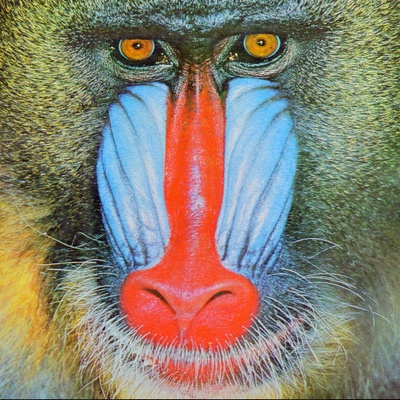
#> input picture Práctica 2/Images/mandrill.jpg, 400 x 400 px, shrunk from 512 x 512 before the run
$ jupyter execute 'Assignment 2. Task 1-2.ipynb'   (older library calls are emulated)
#> lines starting #> are read from the running program, lines starting #| are printed output that depends on the picture; after the words box and inside, x2 and y2 are one past the last pixel; in counts of white or black regions, pixels touching at a corner belong together
# Task 1

Realiza la cuenta de píxeles blancos por filas (en lugar de por columnas). Determina el valor máximo de píxeles blancos para filas, maxfil, mostrando el número de filas y sus respectivas posiciones, con un número de píxeles blancos mayor o igual que 0.95*maxfil.

[cell 1]
# Import necessary libraries
import numpy as np
import matplotlib.pyplot as plt
import cv2

[cell 2]
# Read image from file using OpenCV
img = cv2.imread('./Images/mandrill.jpg')
#> img is the input picture: shape (400, 400, 3); mean B, G, R 113.2, 128.9, 137.4

# Convert the original BGR image (default in OpenCV) to grayscale
gray = cv2.cvtColor(img, cv2.COLOR_BGR2GRAY)

# Apply Canny edge detection with threshold values 100 and 200
canny = cv2.Canny(gray, 100, 200)
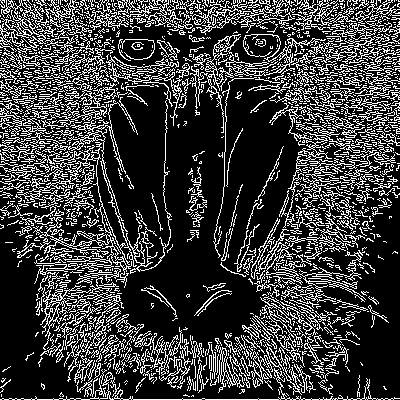
#> canny: shape (400, 400); 23.8% white in thin lines or dots

# Set a threshold value to highlight significant pixel counts (95% of the maximum)
umbral = 0.95

# Create a figure to display the Canny edge image
plt.figure()
plt.subplot(1, 2, 1)  # Create a subplot (1 row, 2 columns, position 1)
plt.axis("off")  # Turn off the axis labels
plt.title("Canny")  # Add title
plt.imshow(canny, cmap='gray')  # Display the Canny edge-detected image in grayscale

# Columns
# Count the number of white pixels (value 255) in each column by summing pixel values per column
col_counts = cv2.reduce(canny, 0, cv2.REDUCE_SUM, dtype=cv2.CV_32SC1)

# Normalize the counts by dividing by the maximum pixel value (255) and the total number of rows
# This results in a value representing the percentage of white pixels per column
cols = col_counts[0] / (255 * canny.shape[1])
#> cols = 400 values, max 0.39 at index 90, min 0.0875 at index 204, mean 0.238

# Find columns where the percentage of white pixels exceeds 95% of the maximum column value
values_above_threshold_col = np.where(cols > umbral * max(cols))[0]
#> values_above_threshold_col = [56, 89, 90, 99]

# Print the number of columns that meet the threshold and their indices
print(f"Number of columns above threshold: {len(values_above_threshold_col)}")
#| Number of columns above threshold: 4
print("Column values above threshold: ", values_above_threshold_col)
#| Column values above threshold:  [56 89 90 99]

# Display a graph of the white pixel percentage per column
plt.figure()
plt.title("Canny Response")  # Add title to the plot
plt.xlabel("Columns")  # Label the x-axis
plt.ylabel("% pixels")  # Label the y-axis
plt.plot(cols)  # Plot the percentage of white pixels for each column
plt.xlim([0, canny.shape[0]])  # Set the x-axis range to match the number of columns

# Rows
# Count the number of white pixels (value 255) in each row by summing pixel values per row
row_counts = cv2.reduce(canny, 1, cv2.REDUCE_SUM, dtype=cv2.CV_32SC1)
#> row_counts = 400 values, max 71400 at index 399, min 6630 at index 397, mean 24230.1

# Normalize the counts by dividing by the maximum pixel value (255) and the total number of columns
# This results in a value representing the percentage of white pixels per row
rows = row_counts[:, 0] / (255 * canny.shape[0])
#> rows = 400 values, max 0.7 at index 399, min 0.065 at index 397, mean 0.238

# Find rows where the percentage of white pixels exceeds 95% of the maximum row value
values_above_threshold_row = np.where(rows > umbral * max(rows))[0]
#> values_above_threshold_row = [399]

# Print the number of rows that meet the threshold and their indices
print(f"Number of rows above threshold: {len(values_above_threshold_row)}")
#| Number of rows above threshold: 1
print("Row values above threshold: ", values_above_threshold_row)
#| Row values above threshold:  [399]

# Display a graph of the white pixel percentage per row
plt.figure()
plt.title("Canny Response")  # Add title to the plot
plt.xlabel("Rows")  # Label the x-axis
plt.ylabel("% pixels")  # Label the y-axis
plt.plot(rows)  # Plot the percentage of white pixels for each row
plt.xlim([0, canny.shape[0]])  # Set the x-axis range to match the number of rows

# Task 2

Aplica umbralizado a la imagen resultante de Sobel (convertida a 8 bits), y posteriormente realiza el conteo por filas y columnas similar al realizado en el ejemplo con la salida de Canny de píxeles no nulos. Calcula el valor máximo de la cuenta por filas y columnas, y determina las filas y columnas por encima del 0.95*máximo. Remarca con alguna primitiva gráfica dichas filas y columnas sobre la imagen. ¿Cómo se comparan los resultados obtenidos a partir de Sobel y Canny?

[cell 3]
# Load the image
img = cv2.imread('./Images/fox.jpg')
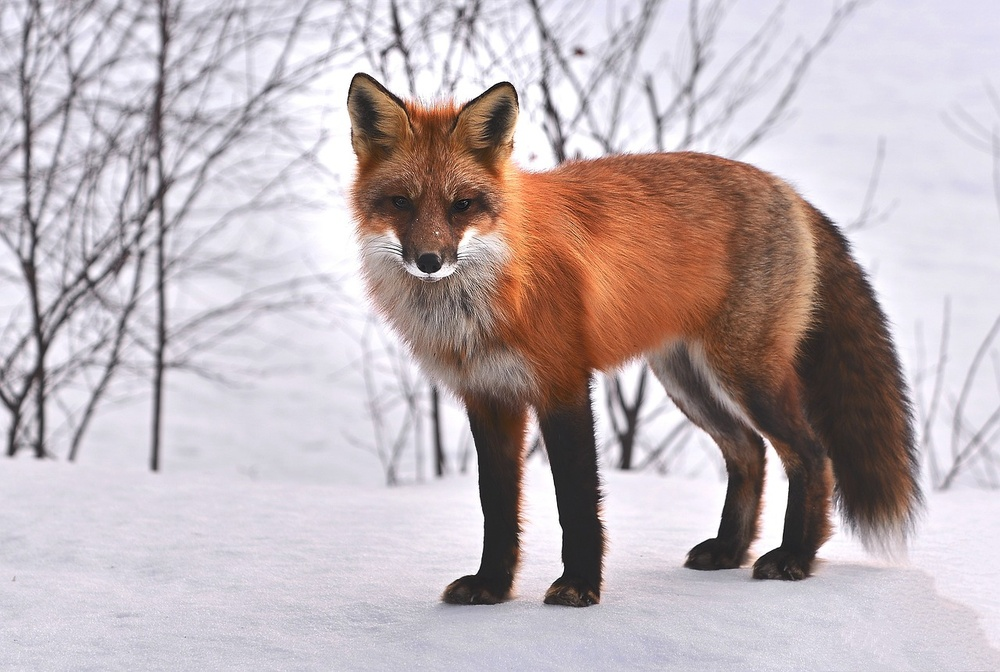
#> input picture Práctica 2/Images/fox.jpg, 1000 x 672 px, shrunk from 1280 x 860 before the run
#> img is the input picture: shape (672, 1000, 3); mean B, G, R 181.3, 178, 190.1

# Convert the image to grayscale
gray = cv2.cvtColor(img, cv2.COLOR_BGR2GRAY)
#> gray: shape (672, 1000)

# Gaussian blur to smooth the original grayscale image and reduce noise
ggray = cv2.GaussianBlur(gray, (3, 3), 0)

# Compute gradients in both horizontal and vertical directions
sobelx = cv2.Sobel(ggray, cv2.CV_64F, 1, 0)  # Gradient in the x-direction (horizontal edges)
sobely = cv2.Sobel(ggray, cv2.CV_64F, 0, 1)  # Gradient in the y-direction (vertical edges)

# Combine both gradient results to get edges in all directions
sobel = cv2.add(sobelx, sobely)

# Visualize the results using matplotlib
plt.figure()
plt.suptitle('Convert to a manageable scale in a grayscale image')

# Display the vertical edges
plt.subplot(1, 3, 1)  # 1 row, 3 columns, 1st subplot
plt.axis("off")  # Turn off axis labels
plt.title('Vertical')  # Title: Vertical edges
# Convert the gradient to a manageable scale for visualization as a grayscale image
plt.imshow(cv2.convertScaleAbs(sobelx), cmap='gray')

# Display the horizontal edges
plt.subplot(1, 3, 2)  # 1 row, 3 columns, 2nd subplot
plt.axis("off")  # Turn off axis labels
plt.title('Horizontal')  # Title: Horizontal edges
# Convert the gradient to a manageable scale for visualization as a grayscale image
plt.imshow(cv2.convertScaleAbs(sobely), cmap='gray')

# Display the combined edges (both vertical and horizontal)
plt.subplot(1, 3, 3)  # 1 row, 3 columns, 3rd subplot
plt.axis("off")  # Turn off axis labels
plt.title('Combined')  # Title: Combined edges
# Convert the combined gradient to a manageable scale for visualization as a grayscale image
plt.imshow(cv2.convertScaleAbs(sobel), cmap='gray')

# Show the figure with the converted results
plt.show()

# Show the gradients without converting scale (direct visualization)
plt.figure()
plt.suptitle('Without converting scale')

# Display the vertical edges without converting scale
plt.subplot(1, 3, 1)  # 1 row, 3 columns, 1st subplot
plt.axis("off")  # Turn off axis labels
plt.title('Vertical')  # Title: Vertical edges
plt.imshow(sobelx, cmap='gray')  # Show without scaling conversion

# Display the horizontal edges without converting scale
plt.subplot(1, 3, 2)  # 1 row, 3 columns, 2nd subplot
plt.axis("off")  # Turn off axis labels
plt.title('Horizontal')  # Title: Horizontal edges
plt.imshow(sobelx, cmap='gray')  # Show without scaling conversion

# Display the combined edges without converting scale
plt.subplot(1, 3, 3)  # 1 row, 3 columns, 3rd subplot
plt.axis("off")  # Turn off axis labels
plt.title('Combined')  # Title: Combined edges
plt.imshow(sobel, cmap='gray')  # Show without scaling conversion

# Show the figure with the unconverted results
plt.show()

# Task 2 Extra

Aplica umbralizado a la imagen resultante de Sobel (valores 0 a 255 y convertida a 8 bits por ejemplo sobel8 = np.uint8(sobel)), y posteriormente realiza el conteo por filas y columnas similar al realizado en el ejemplo con la salida de Canny. Calcula los máximos por filas y columnas, y determina las filas y columnas por encima del 0.95*máximo. Remarca con alguna primitiva gráfica dichas filas y columnas sobre la imagen ¿Cómo se comparan los resultados obtenidos a partir de Sobel y Canny?

[cell 4]
# Load the image using OpenCV
img = cv2.imread('./Images/otter.jpg')
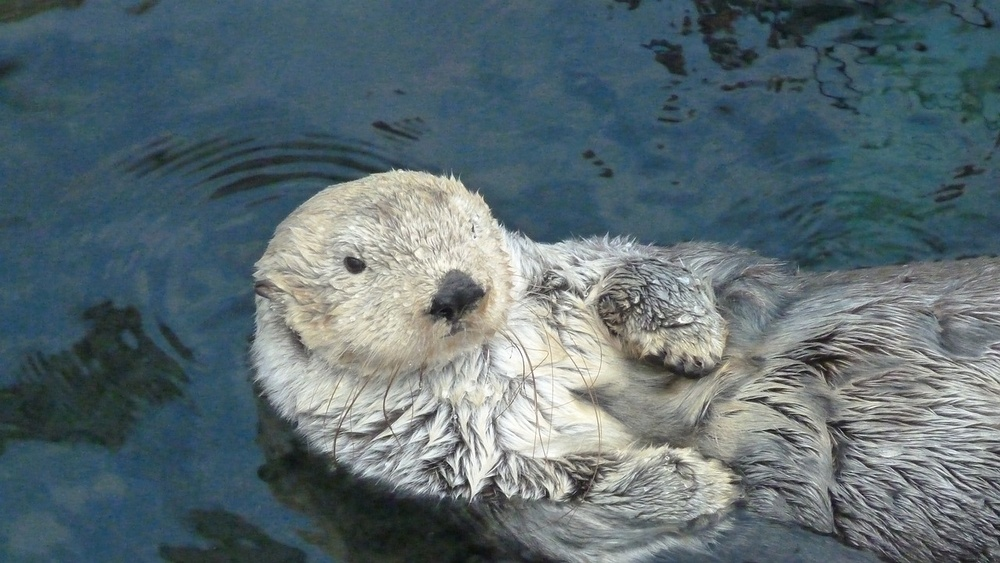
#> input picture Práctica 2/Images/otter.jpg, 1000 x 563 px, shrunk from 1280 x 721 before the run
#> img is the input picture: shape (563, 1000, 3); mean B, G, R 113.9, 108, 92.1

# Convert the image from BGR color space (used by OpenCV) to RGB (used by Matplotlib)
bgr_img = cv2.cvtColor(img, cv2.COLOR_BGR2RGB)

# Plot the original image
plt.figure(figsize=(12, 5))  # Create a figure with size 12x5 inches
plt.subplot(1, 7, 1)  # Create a subplot for the original image (1 row, 7 columns, position 1)
plt.title('Normal')  # Add title to the plot
plt.axis('off')  # Turn off axis
plt.imshow(bgr_img)  # Display the original image in RGB color space

# Convert the original image to grayscale
gray = cv2.cvtColor(img, cv2.COLOR_BGR2GRAY)
#> gray: shape (563, 1000)
plt.subplot(1, 7, 2)  # Create a subplot for the grayscale image (position 2)
plt.title('Gray')  # Add title
plt.axis('off')  # Turn off axis
plt.imshow(gray, cmap='gray')  # Display the grayscale image using a grayscale colormap

# Apply Gaussian blur to the grayscale image to reduce noise
ggray = cv2.GaussianBlur(gray, (3, 3), 0)
#> ggray: shape (563, 1000)

# Apply Sobel operator to detect gradients in x and y directions
sobelx = cv2.Sobel(ggray, cv2.CV_64F, 1, 0)  # Detect gradients in the x-direction
#> sobelx: shape (563, 1000) float64
sobely = cv2.Sobel(ggray, cv2.CV_64F, 0, 1)  # Detect gradients in the y-direction
#> sobely: shape (563, 1000) float64
sobel = cv2.add(sobelx, sobely)  # Combine the x and y gradients
#> sobel: shape (563, 1000) float64
sobel8 = np.uint8(sobel)  # Convert to 8-bit for visualization
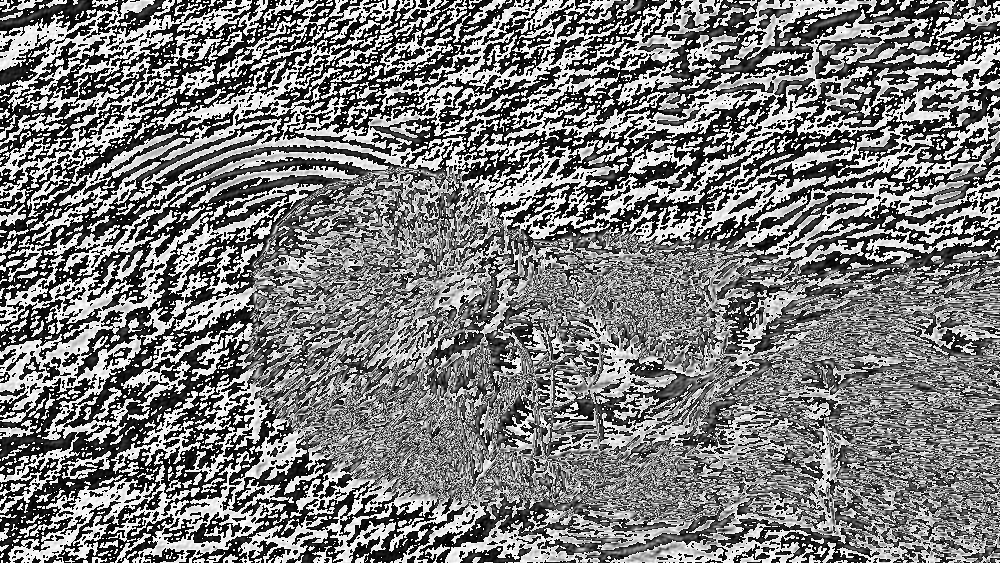
#> sobel8: shape (563, 1000); min 0, max 254, mean 123.2
plt.subplot(1, 7, 3)  # Create a subplot for the Sobel image (position 3)
plt.title('Sobel')  # Add title
plt.axis('off')  # Turn off axis
plt.imshow(sobel8, cmap='gray')  # Display the Sobel image in grayscale

# Apply a binary threshold to the Sobel image
_, umbralImg = cv2.threshold(sobel, 175, 255, cv2.THRESH_BINARY)
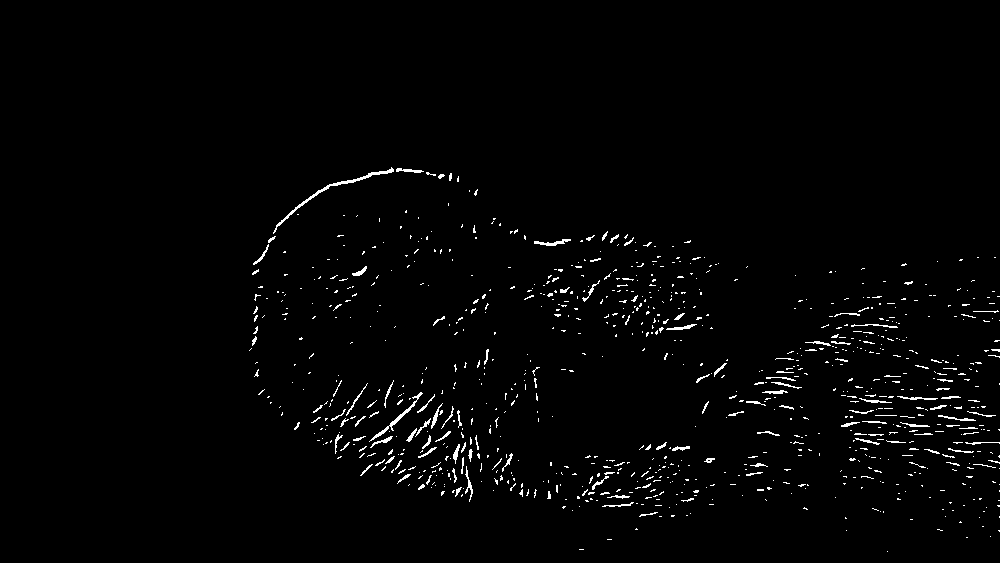
#> umbralImg: shape (563, 1000) float64; 1.6% white in thin lines or dots, all inside (x1, y1, x2, y2) = (249, 167, 1000, 552)
plt.subplot(1, 7, 4)  # Create a subplot for the thresholded image (position 4)
plt.title('Umbral')  # Add title
plt.axis('off')  # Turn off axis
plt.imshow(umbralImg, cmap='gray')  # Display the thresholded image in grayscale

# Calculate the maximum value per row and per column of the thresholded image
max_row = np.max(umbralImg, axis=1)  # Maximum pixel value per row
#> max_row = 563 values, max 255 at index 167, min 0 at index 0, mean 165.3
max_col = np.max(umbralImg, axis=0)  # Maximum pixel value per column
#> max_col = 1000 values, max 255 at index 249, min 0 at index 0, mean 191.2

# Calculate the threshold value for highlighting rows and columns
umbral_val_row = 0.95 * np.max(max_row)  # 95% of the maximum value in the rows
#> umbral_val_row = 242.2
umbral_val_col = 0.95 * np.max(max_col)  # 95% of the maximum value in the columns
#> umbral_val_col = 242.2

# Identify the rows and columns to be highlighted based on the threshold value
rows_highlighted = np.where(max_row > umbral_val_row)[0]  # Rows with values above the threshold
#> rows_highlighted = 365 values from 167 to 551
cols_highlighted = np.where(max_col > umbral_val_col)[0]  # Columns with values above the threshold
#> cols_highlighted = 750 values from 249 to 999

# Draw horizontal lines across the highlighted rows in the original image
for row in rows_highlighted:
    cv2.line(bgr_img, (0, row), (bgr_img.shape[1], row), (255, 0, 0), 1)  # Draw blue line
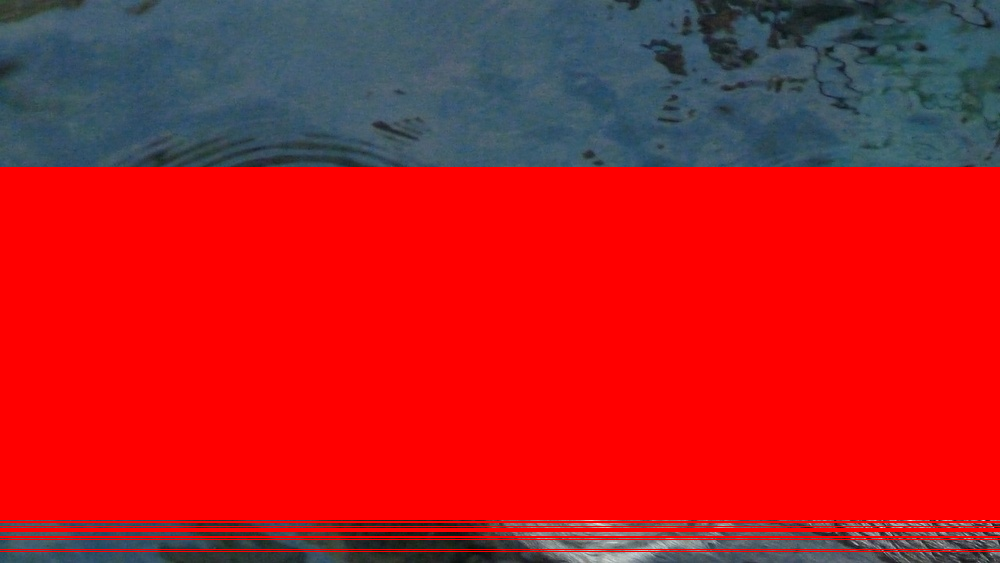
#> bgr_img: shape (563, 1000, 3); mean R, G, B 186, 29.4, 33.9

# Draw vertical lines across the highlighted columns in the original image
for col in cols_highlighted:
    cv2.line(bgr_img, (col, 0), (col, bgr_img.shape[0]), (23, 255, 0), 1)  # Draw green line
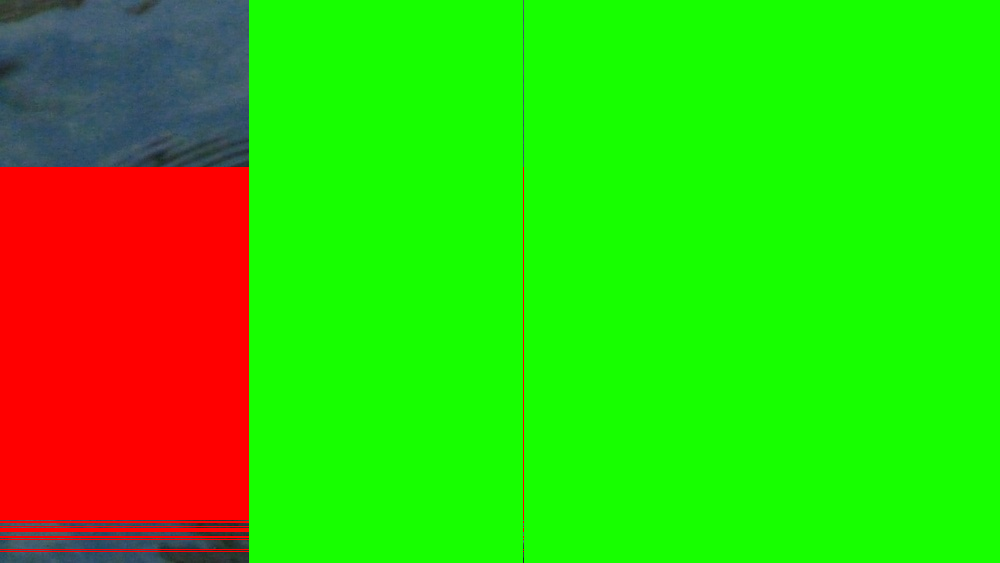
#> bgr_img: shape (563, 1000, 3); mean R, G, B 63.5, 198.4, 8.5

# Display the image with highlighted rows and columns
plt.subplot(1, 7, 5)  # Create a subplot for the highlighted image (position 5)
plt.title("Highlight (r&c)")  # Add title
plt.axis('off')  # Turn off axis
plt.imshow(bgr_img)  # Display the image with highlighted rows and columns

# Perform Canny edge detection on the grayscale image
canny = cv2.Canny(gray, 100, 200)
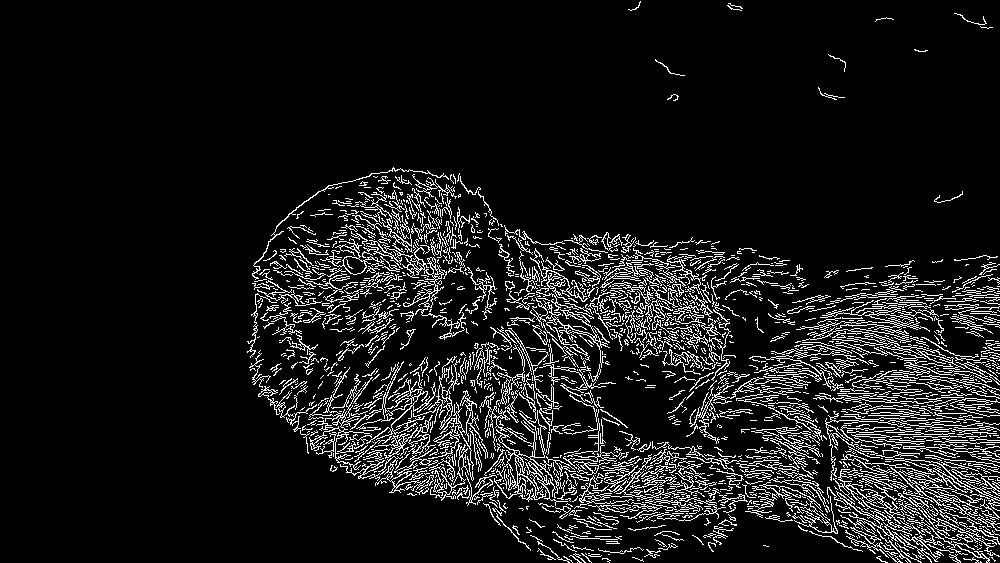
#> canny: shape (563, 1000); 9.5% white in thin lines or dots, all inside (x1, y1, x2, y2) = (247, 1, 1000, 563)

# Count the number of white pixels (edges) in each column of the Canny edge image
col_counts_canny = cv2.reduce(canny, 0, cv2.REDUCE_SUM, dtype=cv2.CV_32SC1).flatten()
#> col_counts_canny = 1000 values, max 27795 at index 904, min 0 at index 0, mean 13568.8
cols_canny = col_counts_canny / (255 * canny.shape[0])  # Normalize the count by the image height
#> cols_canny = 1000 values, max 0.194 at index 904, min 0 at index 0, mean 0.0945

# Count the number of white pixels (edges) in each row of the Canny edge image
row_counts_canny = cv2.reduce(canny, 1, cv2.REDUCE_SUM, dtype=cv2.CV_32SC1).flatten()
#> row_counts_canny = 563 values, max 58650 at index 471, min 0 at index 0, mean 24100.9
rows_canny = row_counts_canny / (255 * canny.shape[1])  # Normalize the count by the image width
#> rows_canny = 563 values, max 0.23 at index 471, min 0 at index 0, mean 0.0945

# Find the columns where the count of white pixels is above 95% of the maximum count
resmax1_canny = np.where(cols_canny >= cols_canny.max() * 0.95)[0]
#> resmax1_canny = [451, 551, 598, 895, 900, 904, 905, 908, 909, 938, 989]

# Find the rows where the count of white pixels is above 95% of the maximum count
resmax2_canny = np.where(rows_canny >= rows_canny.max() * 0.95)[0]
#> resmax2_canny = [318, 457, 471, 473]

# Print the major columns and rows found using Canny edge detection
print("Major columns (Canny):", resmax1_canny)
#| Major columns (Canny): [451 551 598 895 900 904 905 908 909 938 989]
print("Major rows (Canny):", resmax2_canny)
#| Major rows (Canny): [318 457 471 473]

# Plot the results of the Canny edge detection
plt.figure(figsize=(12, 5))  # Create a new figure for the plots

# Plot the percentage of white pixels per column
plt.subplot(1, 3, 1)  # Create a subplot for the columns
plt.title("White pixel count per columns (Canny)")  # Add title
plt.xlabel("Columns")  # Label the x-axis
plt.ylabel("% Pixels")  # Label the y-axis
plt.plot(cols_canny)  # Plot the white pixel count per column
plt.scatter(resmax1_canny, cols_canny[resmax1_canny], c='red', marker='o', label='Highlighted columns (Canny)')
plt.xlim([0, canny.shape[1]])  # Set x-axis limits to the number of columns
plt.legend()  # Add a legend
plt.grid()  # Add a grid

# Plot the percentage of white pixels per row
plt.subplot(1, 3, 2)  # Create a subplot for the rows
plt.title("White pixel count per rows (Canny)")  # Add title
plt.xlabel("Rows")  # Label the x-axis
plt.ylabel("% Pixels")  # Label the y-axis
plt.plot(rows_canny)  # Plot the white pixel count per row
plt.scatter(resmax2_canny, rows_canny[resmax2_canny], c='red', marker='o', label='Highlighted rows (Canny)')
plt.xlim([0, canny.shape[0]])  # Set x-axis limits to the number of rows
plt.legend()  # Add a legend
plt.grid()  # Add a grid

# Display the Canny edge detection result with highlighted rows and columns
plt.subplot(1, 3, 3)  # Create a subplot for the highlighted edges
plt.title("Highlighted c&r (Canny)")  # Add title
plt.imshow(cv2.cvtColor(canny, cv2.COLOR_GRAY2BGR))  # Display the Canny image
plt.axis('off')  # Turn off axis
plt.show()  # Show all the plots
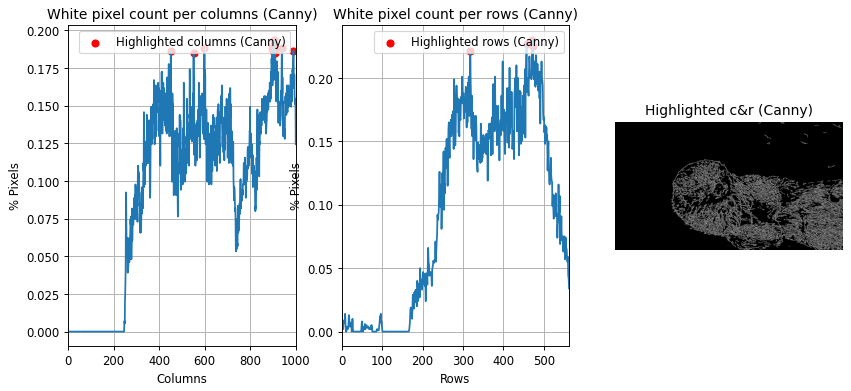
#> figure drawn by matplotlib, 3 panels; panel 1: curve peaks at x = 904, y = 0.194; panel 2: curve peaks at x = 471, y = 0.23
